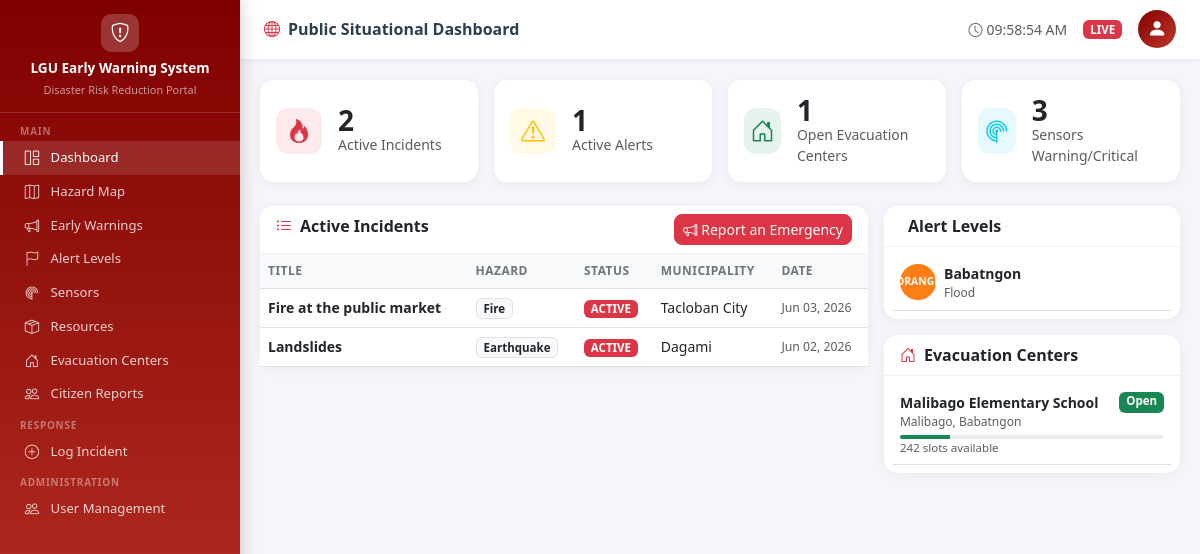
The page /public/ (signed in) on the database its author committed.
### incidents/models.py (models this page shows, shortened)
class Incident(models.Model):
    STATUS_CHOICES = [
        ('ACTIVE', 'Active'),
        ('MONITORING', 'Monitoring'),
        ('RESOLVED', 'Resolved'),
        ('CLOSED', 'Closed'),
    ]
    SEVERITY_CHOICES = [
        ('LOW', 'Low'),
        ('MODERATE', 'Moderate'),
        ('HIGH', 'High'),
        ('CRITICAL', 'Critical'),
    ]
    title = models.CharField(max_length=200)
    description = models.TextField()
    hazard_type = models.CharField(max_length=20, choices=HazardSensor.HAZARD_TYPES)
    status = models.CharField(max_length=20, choices=STATUS_CHOICES, default='ACTIVE')
    severity = models.CharField(max_length=10, choices=SEVERITY_CHOICES, default='MODERATE')
    municipality = models.CharField(max_length=100)
    image = models.ImageField(upload_to="hazards/", null=True, blank=True)
    latitude = models.FloatField(null=True, blank=True)
    longitude = models.FloatField(null=True, blank=True)
    created_at = models.DateTimeField(auto_now_add=True)
    location_details = models.TextField(help_text='Street, barangay, landmarks')
    reported_by = models.ForeignKey(User, on_delete=models.CASCADE)
    sensor = models.ForeignKey(
        HazardSensor, on_delete=models.SET_NULL,
        null=True, blank=True, related_name='incidents'
    )
    affected_population = models.PositiveIntegerField(default=0)
    created_at = models.DateTimeField(auto_now_add=True)
    updated_at = models.DateTimeField(auto_now=True)
    class Meta:
        ordering = ['-created_at']
        permissions = [
            ('can_bulk_update', 'Can bulk update incident status'),
            ('can_view_all', 'Can view all incidents'),
        ]

class AlertLevel(models.Model):
    LEVEL_CHOICES = [
        ('GREEN', 'Green — Normal'),
        ('YELLOW', 'Yellow — Advisory'),
        ('ORANGE', 'Orange — Warning'),
        ('RED', 'Red — Danger'),
    ]
    hazard_type = models.CharField(max_length=20, choices=HazardSensor.HAZARD_TYPES)
    level = models.CharField(max_length=10, choices=LEVEL_CHOICES, default='GREEN')
    municipality = models.CharField(max_length=100)
    description = models.TextField(blank=True)
    recommended_action = models.TextField(blank=True)
    set_by = models.ForeignKey(
        settings.AUTH_USER_MODEL, on_delete=models.SET_NULL, null=True
    )
    is_active = models.BooleanField(default=True)
    created_at = models.DateTimeField(auto_now_add=True)
    updated_at = models.DateTimeField(auto_now=True)
    class Meta:
        ordering = ['-created_at']

class EvacuationCenter(models.Model):
    STATUS_CHOICES = [
        ('OPEN', 'Open'),
        ('FULL', 'Full'),
        ('CLOSED', 'Closed'),
        ('STANDBY', 'On Standby'),
    ]
    name = models.CharField(max_length=200)
    address = models.TextField()
    municipality = models.CharField(max_length=100)
    barangay = models.CharField(max_length=100)
    capacity = models.PositiveIntegerField(default=0)
    current_occupancy = models.PositiveIntegerField(default=0)
    status = models.CharField(max_length=10, choices=STATUS_CHOICES, default='STANDBY')
    contact_person = models.CharField(max_length=100, blank=True)
    contact_number = models.CharField(max_length=20, blank=True)
    latitude = models.DecimalField(max_digits=9, decimal_places=6, null=True, blank=True)
    longitude = models.DecimalField(max_digits=9, decimal_places=6, null=True, blank=True)
    updated_at = models.DateTimeField(auto_now=True)
    def occupancy_percentage(self):
        if self.capacity > 0:
            return round((self.current_occupancy / self.capacity) * 100)
        return 0
    def available_slots(self):
        return max(0, self.capacity - self.current_occupancy)
    class Meta:
        ordering = ['municipality', 'name']

### incidents/views.py (the view)
# urls.py: path('public/', views.dashboard_public, name='dashboard_public'),
@login_required
def dashboard_public(request):
    incidents = Incident.objects.filter(
        status__in=['ACTIVE', 'MONITORING']
    ).order_by('-created_at')[:10]
    active_warnings = EarlyWarning.objects.filter(is_active=True).order_by('-created_at')
    alert_levels = AlertLevel.objects.filter(is_active=True).order_by('level')
    evacuation_centers = EvacuationCenter.objects.all().order_by('status')
    open_centers = EvacuationCenter.objects.filter(status='OPEN').count()
    sensor_warnings = HazardSensor.objects.filter(
        status__in=['WARNING', 'CRITICAL']
    ).count()
    stats = {
        'active': Incident.objects.filter(status='ACTIVE').count(),
    }
    return render(request, 'incidents/dashboard_public.html', {
        'incidents': incidents,
        'active_warnings': active_warnings,
        'alert_levels': alert_levels,
        'evacuation_centers': evacuation_centers,
        'open_centers': open_centers,
        'sensor_warnings': sensor_warnings,
        'stats': stats,
    })

### incidents/templatetags/incident_tags.py (called while the page is built)
@register.simple_tag
def status_badge(status):
    colors = {
        'ACTIVE': 'danger',
        'MONITORING': 'warning',
        'RESOLVED': 'success',
        'CLOSED': 'secondary',
    }
    c = colors.get(status, 'secondary')
    return mark_safe(f'<span class="badge bg-{c}">{status}</span>')

### templates/incidents/dashboard_public.html (shortened to what this page needs)
{% extends 'base.html' %}
{% load incident_tags %}
{% block nav_dashboard %}active{% endblock %}
{% block page_title %}<i class="bi bi-globe me-2 text-danger"></i>Public Situational Dashboard{% endblock %}
{% block content %}
<div class="row g-3 mb-4">
  <div class="col-6 col-lg-3">
    <div class="card h-100"><div class="card-body d-flex align-items-center gap-3">
      <div class="stat-icon bg-danger bg-opacity-10"><i class="bi bi-fire text-danger fs-4"></i></div>
      <div><div class="fw-bold fs-3 lh-1">{{ stats.active }}</div><div class="text-muted small">Active Incidents</div></div>
    </div></div>
  </div>
  <div class="col-6 col-lg-3">
    <div class="card h-100"><div class="card-body d-flex align-items-center gap-3">
      <div class="stat-icon bg-warning bg-opacity-10"><i class="bi bi-exclamation-triangle text-warning fs-4"></i></div>
      <div><div class="fw-bold fs-3 lh-1">{{ alert_levels.count }}</div><div class="text-muted small">Active Alerts</div></div>
    </div></div>
  </div>
  <div class="col-6 col-lg-3">
    <div class="card h-100"><div class="card-body d-flex align-items-center gap-3">
      <div class="stat-icon bg-success bg-opacity-10"><i class="bi bi-house-door text-success fs-4"></i></div>
      <div><div class="fw-bold fs-3 lh-1">{{ open_centers }}</div><div class="text-muted small">Open Evacuation Centers</div></div>
    </div></div>
  </div>
  <div class="col-6 col-lg-3">
    <div class="card h-100"><div class="card-body d-flex align-items-center gap-3">
      <div class="stat-icon bg-info bg-opacity-10"><i class="bi bi-radar text-info fs-4"></i></div>
      <div><div class="fw-bold fs-3 lh-1">{{ sensor_warnings }}</div><div class="text-muted small">Sensors Warning/Critical</div></div>
    </div></div>
  </div>
</div>
<div class="row g-3">
  <div class="col-lg-8">
    <div class="card">
      <div class="card-header bg-white d-flex justify-content-between">
        <strong><i class="bi bi-list-ul me-2 text-danger"></i>Active Incidents</strong>
        <a href="{% url 'citizen_report_create' %}" class="btn btn-danger btn-sm" target="_blank"><i class="bi bi-megaphone me-1"></i>Report an Emergency</a>
      </div>
      <div class="table-responsive">
        <table class="table table-hover mb-0 align-middle">
          <thead class="table-light"><tr><th>Title</th><th>Hazard</th><th>Status</th><th>Municipality</th><th>Date</th></tr></thead>
          <tbody>
          {% for incident in incidents %}
          <tr>
            <td><strong>{{ incident.title|truncatechars:40 }}</strong></td>
            <td><span class="badge bg-light text-dark border">{{ incident.get_hazard_type_display }}</span></td>
            <td>{% status_badge incident.status %}</td>
            <td>{{ incident.municipality }}</td>
            <td class="text-muted small">{{ incident.created_at|date:"M d, Y" }}</td>
          </tr>
          {% empty %}
          <tr><td colspan="5" class="text-center text-muted py-4"><i class="bi bi-check-circle text-success d-block fs-2 mb-2"></i>No active incidents. All clear.</td></tr>
          {% endfor %}
          </tbody>
        </table>
      </div>
    </div>
  </div>
  <div class="col-lg-4">
    <div class="card mb-3">
      <div class="card-header bg-white"><strong>Alert Levels</strong></div>
      <div class="card-body p-2">
        {% for l in alert_levels %}
        <div class="d-flex align-items-center gap-2 p-2 border-bottom">
          <div class="rounded-circle d-flex align-items-center justify-content-center text-white fw-bold" style="width:36px;height:36px;font-size:.65rem;flex-shrink:0;background:{% if l.level == 'RED' %}#dc3545{% elif l.level == 'ORANGE' %}#fd7e14{% elif l.level == 'YELLOW' %}#ffc107{% else %}#198754{% endif %};">{{ l.level }}</div>
          <div><div class="fw-semibold small">{{ l.municipality }}</div><div class="text-muted" style="font-size:.75rem;">{{ l.get_hazard_type_display }}</div></div>
        </div>
        {% empty %}
        <div class="text-center text-muted py-3 small">All areas at normal status</div>
        {% endfor %}
      </div>
    </div>
    <div class="card">
      <div class="card-header bg-white"><strong><i class="bi bi-house-door me-2 text-danger"></i>Evacuation Centers</strong></div>
      <div class="card-body p-2">
        {% for c in evacuation_centers %}
        <div class="p-2 border-bottom">
          <div class="d-flex justify-content-between">
            <span class="fw-semibold small">{{ c.name }}</span>
            <span class="badge {% if c.status == 'OPEN' %}bg-success{% elif c.status == 'FULL' %}bg-danger{% else %}bg-secondary{% endif %} ms-1">{{ c.get_status_display }}</span>
          </div>
          <div class="text-muted" style="font-size:.75rem;">{{ c.barangay }}, {{ c.municipality }}</div>
          <div class="progress mt-1" style="height:4px;">
            <div class="progress-bar {% if c.occupancy_percentage >= 90 %}bg-danger{% elif c.occupancy_percentage >= 70 %}bg-warning{% else %}bg-success{% endif %}" style="width:{{ c.occupancy_percentage }}%"></div>
          </div>
          <div style="font-size:.72rem;" class="text-muted">{{ c.available_slots }} slots available</div>
        </div>
        {% empty %}
        <div class="text-center text-muted py-3 small">No centers registered</div>
        {% endfor %}
      </div>
    </div>
  </div>
</div>
{% endblock %}

### templates/base.html (style rules this page uses)
body { background: #f4f6fb; font-family: 'Segoe UI', sans-serif; }
.card { border: none; border-radius: 14px; box-shadow: 0 2px 12px rgba(0,0,0,.06); }
.card-header { border-radius: 14px 14px 0 0 !important; border-bottom: 1px solid rgba(0,0,0,.06); }
.stat-icon { width: 46px; height: 46px; border-radius: 12px; display: flex; align-items: center; justify-content: center; }
.table { font-size: .875rem; }
.table th { font-weight: 600; font-size: .75rem; text-transform: uppercase; letter-spacing: .04em; color: #6c757d; }
.badge { font-size: .72rem; padding: .3em .6em; }
.btn { border-radius: 8px; font-size: .875rem; }

### rows shown on the page
Incident: title "Fire at the public market", hazard_type "Fire", status "ACTIVE", municipality "Tacloban City", created_at "Jun 03, 2026"
Incident: title "Landslides", hazard_type "Earthquake", status "ACTIVE", municipality "Dagami", created_at "Jun 02, 2026"
AlertLevel: level "ORANGE", municipality "Babatngon", hazard_type "Flood"
EvacuationCenter: name "Malibago Elementary School", status "Open", barangay "Malibago", municipality "Babatngon", available_slots "242"

### other values the page prints
{{ stats.active }} "2"
{{ alert_levels.count }} "1"
{{ open_centers }} "1"
{{ sensor_warnings }} "3"
